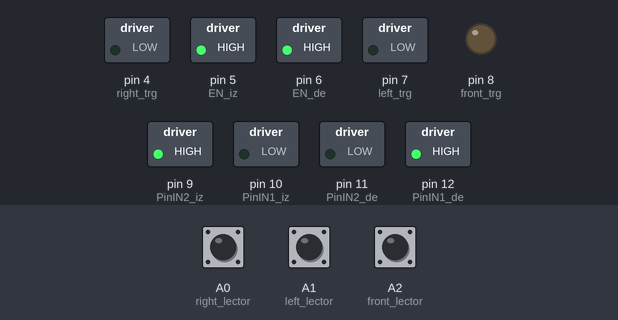
A sketch run on a simulated Arduino Uno, built with avr-gcc and run on an emulated ATmega328P. On the bench: switched loads named in the sketch (green lamp = pin HIGH), output pins drawn as LEDs (lit = HIGH). Inputs (shaded band) come from the test bench; at power-on: A1 (left_lector) LOW, A0 (right_lector) HIGH, A2 (front_lector) HIGH. What the sketch prints to the serial monitor is not drawn.

Above: at 1.2 s.
1.3 s: A1 (left_lector) pulled HIGH for 0.15 s
4.4 s: A1 (left_lector) pulled HIGH for 1 s
Timing chart, 0 to 7.4 s (numbered marks = the images above; inputs shaded):
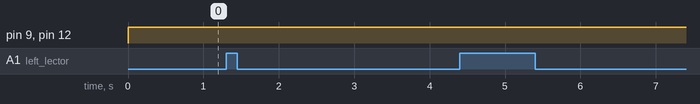

Measured:
- after the input at 1.3 s, every drawn part: stays the same
- after the input at 4.4 s, every drawn part: stays the same

The sketch:

candidate_robot.ino
```cpp
//Motor derecho
int PinIN1_de = 12;
int PinIN2_de = 11;
int EN_de = 6;

//Motor izquierdo
int PinIN1_iz = 10;
int PinIN2_iz = 9;
int EN_iz = 5;

//Sensor fronal
int front_trg = 8;
int front_ec = A5;

//Sensor izquierdo
int left_trg = 7;
int left_ec = A4;

//Sensor derecho
int right_trg = 4;
int right_ec = A3;

//Lector frontal
int front_lector = A2;

//Lector izquierdo
int left_lector = A1;

//Lector derecho
int right_lector = A0;

float front_m = 0;
float left_m = 0;
float right_m = 0;

void setup() {


// Inicializacion de monitor serial
  Serial.begin(9600);

  pinMode(PinIN1_de, OUTPUT);
  pinMode(PinIN2_de, OUTPUT);
  pinMode(EN_de, OUTPUT);

  pinMode(PinIN1_iz, OUTPUT);
  pinMode(PinIN2_iz, OUTPUT);
  pinMode(EN_iz, OUTPUT);

  pinMode(front_trg, OUTPUT);
  pinMode(front_ec, INPUT);

  pinMode(left_trg, OUTPUT);
  pinMode(left_ec, INPUT);

  pinMode(right_trg, OUTPUT);
  pinMode(right_ec, INPUT);

  pinMode(front_lector, INPUT);
  pinMode(left_lector, INPUT);
  pinMode(right_lector, INPUT);

  digitalWrite(front_trg,LOW);
  digitalWrite(left_trg,LOW);
  digitalWrite(right_trg,LOW);

  digitalWrite(EN_de,75);
  digitalWrite(EN_iz,75);
  Serial.print("s_l\t s_f\t s_r\t\t");
  Serial.println();
}

//Funcion de medicion de sensores ultrasonido
// Parametros ---> (puerto echo, puerto triger)
float measure(int ec,int trg){
  long t; //tiempo
  long d; //centimetros
  digitalWrite(trg, HIGH);
  delayMicroseconds(10);
  digitalWrite(trg, LOW);

  t = pulseIn(ec, HIGH);
  d = t/59;

  Serial.print(d);
  Serial.print("cm\t");
  delay(50);
  return d;
}

//Giro Derecha
void Right()
{
  digitalWrite (PinIN1_de, HIGH);
  digitalWrite (PinIN2_de, LOW);
  digitalWrite (PinIN1_iz, HIGH);
  digitalWrite (PinIN2_iz, LOW);
  digitalWrite(EN_de,50);
  digitalWrite(EN_iz,50);
}

//Giro izquierda
void Left()
{
  digitalWrite (PinIN1_de, LOW);
  digitalWrite (PinIN2_de, HIGH);
  digitalWrite (PinIN1_iz, LOW);
  digitalWrite (PinIN2_iz, HIGH);
  digitalWrite(EN_de,50);
  digitalWrite(EN_iz,50);
}

//Derecho
void Front()
{
  digitalWrite (PinIN1_de, HIGH);
  digitalWrite (PinIN2_de, LOW);
  digitalWrite (PinIN1_iz, LOW);
  digitalWrite (PinIN2_iz, HIGH);
  digitalWrite(EN_de,40);
  digitalWrite(EN_iz,40);
}

//Derecho con desface hacia derecha
void Right_front()
{
  digitalWrite (PinIN1_de, HIGH);
  digitalWrite (PinIN2_de, LOW);
  digitalWrite (PinIN1_iz, LOW);
  digitalWrite (PinIN2_iz, HIGH);
  digitalWrite(EN_de,10);
  digitalWrite(EN_iz,200);
}

//Derecho con desface a izquierda
void Left_front()
{
  digitalWrite (PinIN1_de, HIGH);
  digitalWrite (PinIN2_de, LOW);
  digitalWrite (PinIN1_iz, LOW);
  digitalWrite (PinIN2_iz, HIGH);
  digitalWrite(EN_de,200);
  digitalWrite(EN_iz,10);
}

//Detener motor
void Stop()
{
  digitalWrite (PinIN1_de, LOW);
  digitalWrite (PinIN2_de, LOW);
  digitalWrite (PinIN1_iz, LOW);
  digitalWrite (PinIN2_iz, LOW);
}

//Sin programar
void calibrar(){
  Stop();
  }

//Algoritmo seguir linea
int followLine(){
  int f = digitalRead(front_lector);
  int l = digitalRead(left_lector);
  int r = digitalRead(right_lector);
  Serial.print("l\tf\tr\t");
    while(l!=1 || r!=1){
        f = digitalRead(front_lector);
        l = digitalRead(left_lector);
        r = digitalRead(right_lector);
        if(l==1 && r==0){
          Left_front();
        }
        else if(l==0 && r==1){
          Right_front();
        }
        else{
          Front();
        }
        Serial.print(l);
        Serial.print("\t");
        Serial.print(f);
        Serial.print("\t");
        Serial.print(r);
        Serial.println();
      }
    return 1;

}


//Programa inicial
void loop() {

    followLine();
    Serial.println();


}
```
